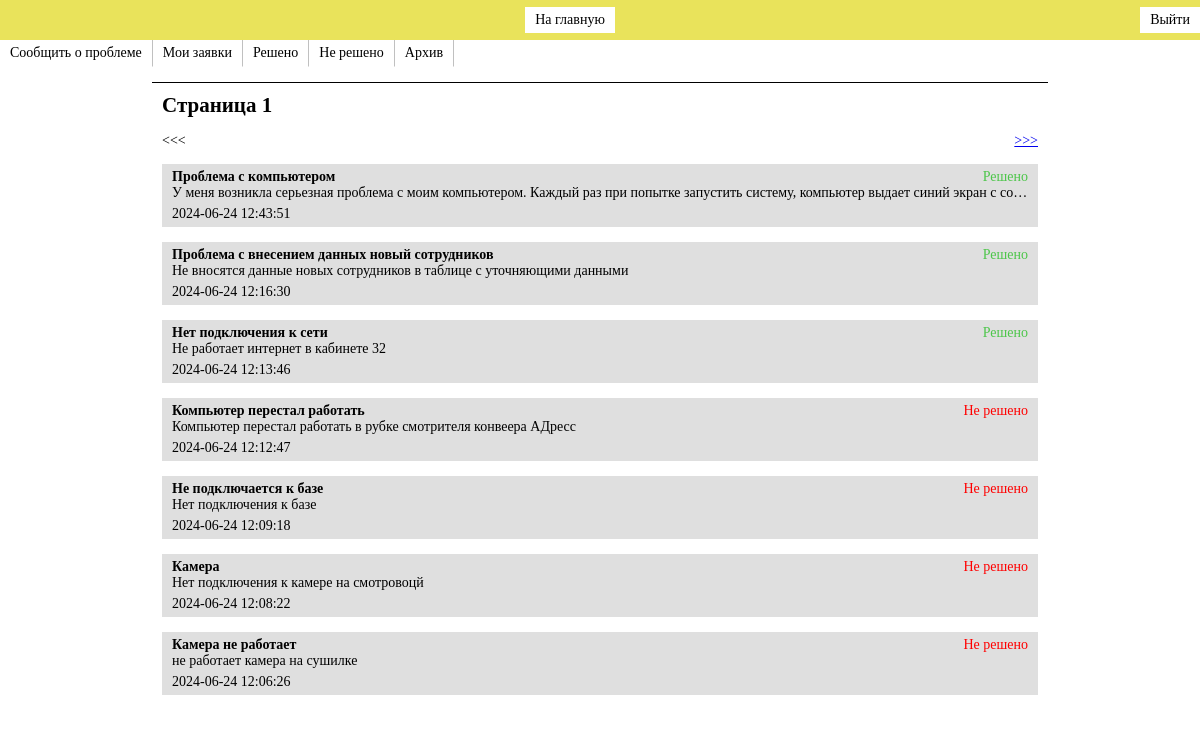
/php/PUser/myMsg.php (signed in), run on the app's committed database.
### tables this page shows
CREATE TABLE `message` (
  `id` int NOT NULL,
  `id_user` int NOT NULL,
  `head` varchar(128) NOT NULL,
  `msg` text NOT NULL,
  `status` tinyint(1) NOT NULL DEFAULT '0',
  `time` timestamp NOT NULL DEFAULT CURRENT_TIMESTAMP
);

### php/class/classList.php (called while the page is built, shortened)
<?php
class Auth{
    public static function getId(){
        if(array_key_exists('my_id', $_SESSION)){
            return $_SESSION['my_id'];
        }
        else{
            return -1;
        }
    }
    public static function getRole(){
        if(array_key_exists('role', $_SESSION)){
            return $_SESSION['role'];
        }
        else{
            return -1;
        }
    }
}

### php/PUser/myMsg.php (the view, shortened to what this page needs)
<?php
    require '../class/classList.php';
    require '../header.php';
?>
<!DOCTYPE html>
<html lang="ru">
<head>
    <link rel="stylesheet" href="../../css/style.css">
</head>
<body>
    <?php
    insertHeader('', '');
    ?>
    <main class="flex col">
        <?php include '../select_menu.php'; ?>
        <div class="block flex col gap15 textGeneral mr-t15">
            <?php
                $numPage = 1;
                echo '<h2>Страница '.$numPage.'</h2>';
                $limitRequestDown = 7 * ($numPage-1);
                $data = $mysqli->query("SELECT head, msg, id, status, time FROM message WHERE id_user=".Auth::getId()."
                ORDER BY time DESC LIMIT 7 OFFSET ".$limitRequestDown);
                $num_rows = $data->num_rows;
                ?>
                <div class="flex row space-btw">
                    <?php
                if($numPage==1){
                    $target=$numPage+1;
                    echo '<p><<<</p>';
                    if($num_rows<7){
                         echo '<p>>>></p>';
                    }
                    else{
                        echo '<a href="myMsg.php?page='.$target.'">>>></a>';
                    }
                }
                ?>
                </div>
                <?php
                for($i=0; $i<$data->num_rows;$i++){
                    $el = $data->fetch_object();
                    if($el->status == 1){
                        $status = '<p class="backColor-inherit green">Решено</p>';
                    }
                    else{
                        $status = '<p class="backColor-inherit error">Не решено</p>';
                    }
                    echo '<a href="message.php?id_msg='.$el->id.'" class="pd10 btn-default link-reset">
                        <div class="flex row space-btw backColor-inherit">
                            <h4 class="backColor-inherit">'.$el->head.'</h4>
                            '.$status.'
                        </div>
                        <p class="backColor-inherit cut_strokes">'.$el->msg.'</p>
                        <p class="backColor-inherit mr-t5 ">'.$el->time.'</p>
                        </a>';
                }
            ?>
        </div>
    </main>
</body>
</html>

### php/header.php
<?php
function insertHeader(string $linkLeftArrow, string $linkRightArrow){
    echo '
    <header class="backColor-add flex space-btw row col-center">
        <div class="flex row gap5 backColor-add">
            <a style="display: none" href="'.$linkLeftArrow.'"><button class="textGeneral btn-reset btn-ctrl">&larr;</button></a>
            <a style="display: none" href="'.$linkRightArrow.'"><button class="textGeneral btn-reset btn-ctrl">&rarr;</button></a>
        </div>
        <a href="../PUser/main.php"><button class="textGeneral btn-reset btn-ctrl">На главную</button></a>
        <a href="../handlers/exit.php"><button class="textGeneral btn-reset btn-ctrl btn-alert">Выйти</button></a>
    </header>';
}

### php/select_menu.php (shortened to what this page needs)
<div class="flex row wrap">
    <a href="../PUser/askProblem.php"><button class="textGeneral btn-reset btn-ctrl2">Сообщить о проблеме</button></a>
    <a href="../PUser/myMsg.php"><button class="textGeneral btn-reset btn-ctrl2">Мои заявки</button></a>
    <a href="../PGeneral/search.php"><button title="Находит уже завершенные заявки" class="textGeneral btn-reset btn-ctrl2">Решено</button></a>
    <?php
    if(Auth::getRole() >= 10){
        echo '<a title="Содержит только нерешенные заявки" href="../PModer/browse.php"><button class="textGeneral btn-reset btn-ctrl2">Не решено</button></a>';
        echo '<a title="Распределенные решенные заявки" href="../PModer/arhive.php"><button class="textGeneral btn-reset btn-ctrl2">Архив</button></a>';
    }
    ?>
</div>

### css/style.css (style rules this page uses)
* { margin: 0; padding: 0; background-color: white; font-family: Verdana; }
.green { color: #4DC64A; }
header { height: 40px; }
.backColor-add { background-color: #E9E35B; }
.backColor-inherit { background-color: inherit; }
.textGeneral { font-size: 14px; }
.mr-t5 { margin-top: 5px; }
.mr-t15 { margin-top: 15px; }
.pd10 { padding: 10px; }
.flex { display: flex; }
.col { flex-direction: column; }
.row { flex-direction: row; }
.space-btw { justify-content:space-between; }
.col-center { align-items: center; }
.wrap { flex-wrap: wrap; }
.btn-reset { border: none; }
.btn-default { padding: 5px 10px; background-color: #dfdfdf; }
.btn-ctrl { padding: 5px 10px; }
.btn-ctrl2 { padding: 5px 10px; border-right: 1px solid silver; border-bottom: 1px dotted transparent; }
.link-reset { text-decoration: none; color: black; }
.gap15 { gap: 15px; }
.block { border-top:1px solid black; width: 73%; align-self: center; padding: 10px; }
.error { color: red; font-size: 14px; font-weight: 500; }
.cut_strokes { white-space: nowrap; overflow: hidden; text-overflow: ellipsis; }

### data on the page
message: head "Проблема с компьютером", status "Решено", msg "У меня возникла серьезная проблема с моим компьютером. Каждый раз при попытке запустить систему, компьютер выдает синий экран с со…", time "2024-06-24 12:43:51"
message: head "Проблема с внесением данных новый сотрудников", status "Решено", msg "Не вносятся данные новых сотрудников в таблице с уточняющими данными", time "2024-06-24 12:16:30"
message: head "Нет подключения к сети", status "Решено", msg "Не работает интернет в кабинете 32", time "2024-06-24 12:13:46"
message: head "Компьютер перестал работать", status "Не решено", msg "Компьютер перестал работать в рубке смотрителя конвеера АДресс", time "2024-06-24 12:12:47"
message: head "Не подключается к базе", status "Не решено", msg "Нет подключения к базе", time "2024-06-24 12:09:18"
message: head "Камера", status "Не решено", msg "Нет подключения к камере на смотровоцй", time "2024-06-24 12:08:22"
message: head "Камера не работает", status "Не решено", msg "не работает камера на сушилке", time "2024-06-24 12:06:26"

### other printed values
$numPage "1"
